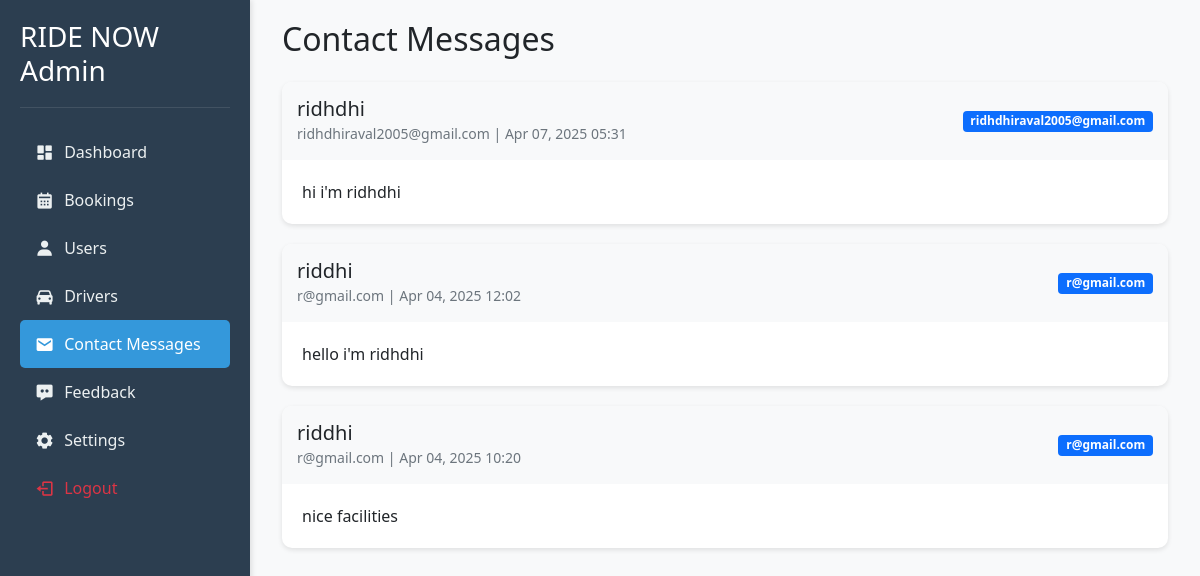
The page /admin/manage_contacts.php (signed in) on the database its author committed.
### tables this page shows
CREATE TABLE `contact_messages` (
  `id` int(11) NOT NULL,
  `name` varchar(100) NOT NULL,
  `email` varchar(100) NOT NULL,
  `message` text NOT NULL,
  `created_at` timestamp NOT NULL DEFAULT current_timestamp()
);

### admin/manage_contacts.php (the view, shortened to what this page needs)
<?php
include '../config.php';
$sql = "SELECT * FROM ridenowdbt.contact_messages ORDER BY created_at DESC";
$result = $conn->query($sql);
?>
<!DOCTYPE html>
<html>
<head>
    <link href="https://cdn.jsdelivr.net/npm/bootstrap@5.1.3/dist/css/bootstrap.min.css" rel="stylesheet">
    <link href="https://cdn.jsdelivr.net/npm/boxicons@2.0.7/css/boxicons.min.css" rel="stylesheet">
</head>
<body class="bg-light">
    <?php include 'sidebar.php'; ?>
    <div class="main-content">
        <div class="container-fluid">
            <h2 class="mb-4">Contact Messages</h2>
            <?php if ($result->num_rows > 0): ?>
                <?php while($message = $result->fetch_assoc()): ?>
                    <div class="message-card bg-white">
                        <div class="message-header d-flex justify-content-between align-items-center">
                            <div>
                                <h5 class="mb-0"><?php echo htmlspecialchars($message['name']); ?></h5>
                                <small class="text-muted">
                                    <?php echo htmlspecialchars($message['email']); ?> |
                                    <?php echo date('M d, Y H:i', strtotime($message['created_at'])); ?>
                                </small>
                            </div>
                            <span class="badge bg-primary"><?php echo htmlspecialchars($message['email']); ?></span>
                        </div>
                        <div class="message-body">
                            <p class="mb-0"><?php echo nl2br(htmlspecialchars($message['message'])); ?></p>
                        </div>
                    </div>
                <?php endwhile; ?>
            <?php else: ?>
                <div class="alert alert-info">No contact messages found.</div>
            <?php endif; ?>
        </div>
    </div>
</body>
</html>

### admin/manage_contacts.php (style rules this page uses)
.message-card { margin-bottom: 20px; border-radius: 10px; box-shadow: 0 2px 5px rgba(0,0,0,0.1); }
.message-header { background: #f8f9fa; padding: 15px; border-radius: 10px 10px 0 0; }
.message-body { padding: 20px; }

### admin/sidebar.php (style rules this page uses)
.main-content { margin-left: 250px; padding: 20px; }

### rows shown on the page
contact_messages: name "ridhdhi", email "ridhdhiraval2005@gmail.com", created_at "Apr 07, 2025 05:31", message "hi i'm ridhdhi"
contact_messages: name "riddhi", email "r@gmail.com", created_at "Apr 04, 2025 12:02", message "hello i'm ridhdhi"
contact_messages: name "riddhi", email "r@gmail.com", created_at "Apr 04, 2025 10:20", message "nice facilities"
